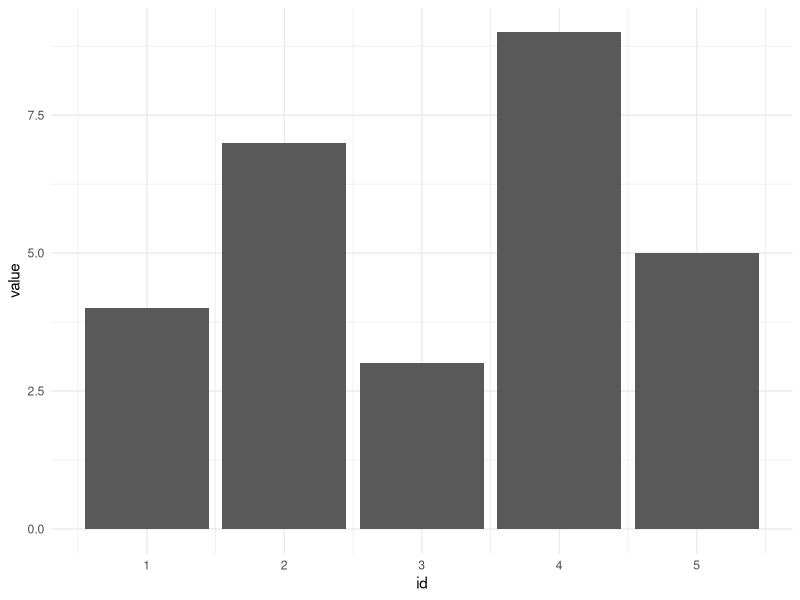

R code for this plot:
## ---- chunk 1
#| label: load-data
#| message: false
library(readr)
library(dplyr)
library(ggplot2)

d <- read_csv("data/example_data.csv", show_col_types = FALSE)
## ---- chunk 2
#| label: fig-example
#| fig-cap: "Placeholder chart — replace with a real figure once there's real data."
ggplot(d, aes(x = id, y = value)) +
  geom_col() +
  theme_minimal()
